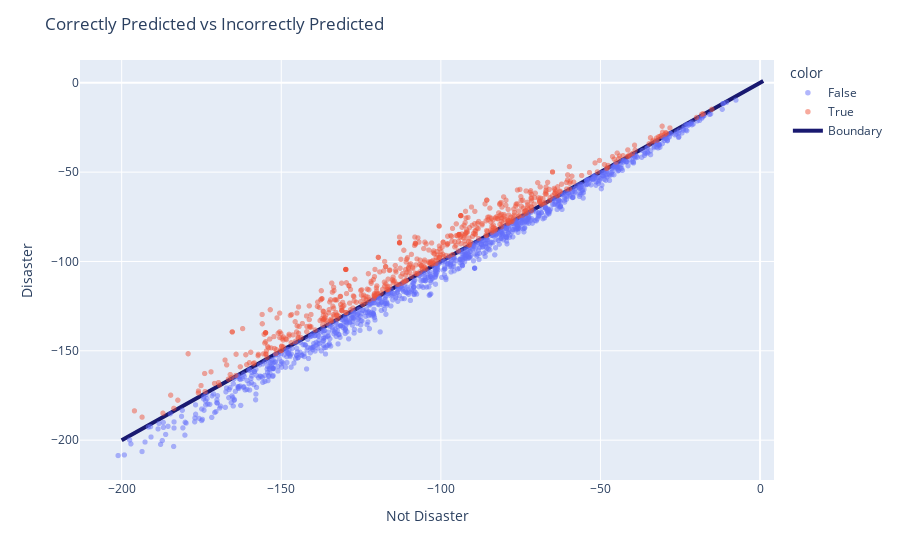

The notebook cell saved with this chart:
### Code cell
chart = pd.DataFrame(disaster)
chart.columns = ['Disaster']
chart['Not Disaster'] = non_disaster
chart['Target'] = predict

import plotly.graph_objects as go

linedata = np.linspace(start=-200, stop=1, num=200)

fig = go.Figure()

fig = px.scatter(chart, y="Disaster", x="Not Disaster", color=predict, opacity=0.5)

fig.add_trace(go.Scatter(x=linedata, y=linedata,mode='lines',name='Boundary'))

fig.update_traces(marker_size=5.5, line_width=4,  line_color="midnightblue")

fig.update_layout(title="Correctly Predicted vs Incorrectly Predicted")
fig.show()

### Figure 1 — Plotly figure (JSON) as saved in the notebook; plotly's stock layout.template omitted (floating-point values rounded to 4 significant figures; data arrays with more than 128 entries replaced by an {"elided": "..."} marker saying what was removed)
{"data": [{"hovertemplate": "color=False<br>Not Disaster=%{x}<br>Disaster=%{y}<extra></extra>", "legendgroup": "False", "marker": {"color": "#636efa", "opacity": 0.5, "symbol": "circle", "size": 5.5}, "mode": "markers", "name": "False", "showlegend": true, "x": {"elided": "940 float values"}, "xaxis": "x", "y": {"elided": "940 float values"}, "yaxis": "y", "type": "scattergl", "line": {"color": "midnightblue", "width": 4}}, {"hovertemplate": "color=True<br>Not Disaster=%{x}<br>Disaster=%{y}<extra></extra>", "legendgroup": "True", "marker": {"color": "#EF553B", "opacity": 0.5, "symbol": "circle", "size": 5.5}, "mode": "markers", "name": "True", "showlegend": true, "x": {"elided": "583 float values"}, "xaxis": "x", "y": {"elided": "583 float values"}, "yaxis": "y", "type": "scattergl", "line": {"color": "midnightblue", "width": 4}}, {"mode": "lines", "name": "Boundary", "x": {"elided": "200 float values"}, "y": {"elided": "200 float values"}, "type": "scatter", "marker": {"size": 5.5}, "line": {"color": "midnightblue", "width": 4}}], "layout": {"xaxis": {"anchor": "y", "domain": [0, 1], "title": {"text": "Not Disaster"}, "type": "linear", "range": [-212.6, 3.958], "autorange": true}, "yaxis": {"anchor": "x", "domain": [0, 1], "title": {"text": "Disaster"}, "type": "linear", "range": [-223.0, 12.79], "autorange": true}, "legend": {"title": {"text": "color"}, "tracegroupgap": 0}, "margin": {"t": 60}, "title": {"text": "Correctly Predicted vs Incorrectly Predicted"}, "autosize": true}}
